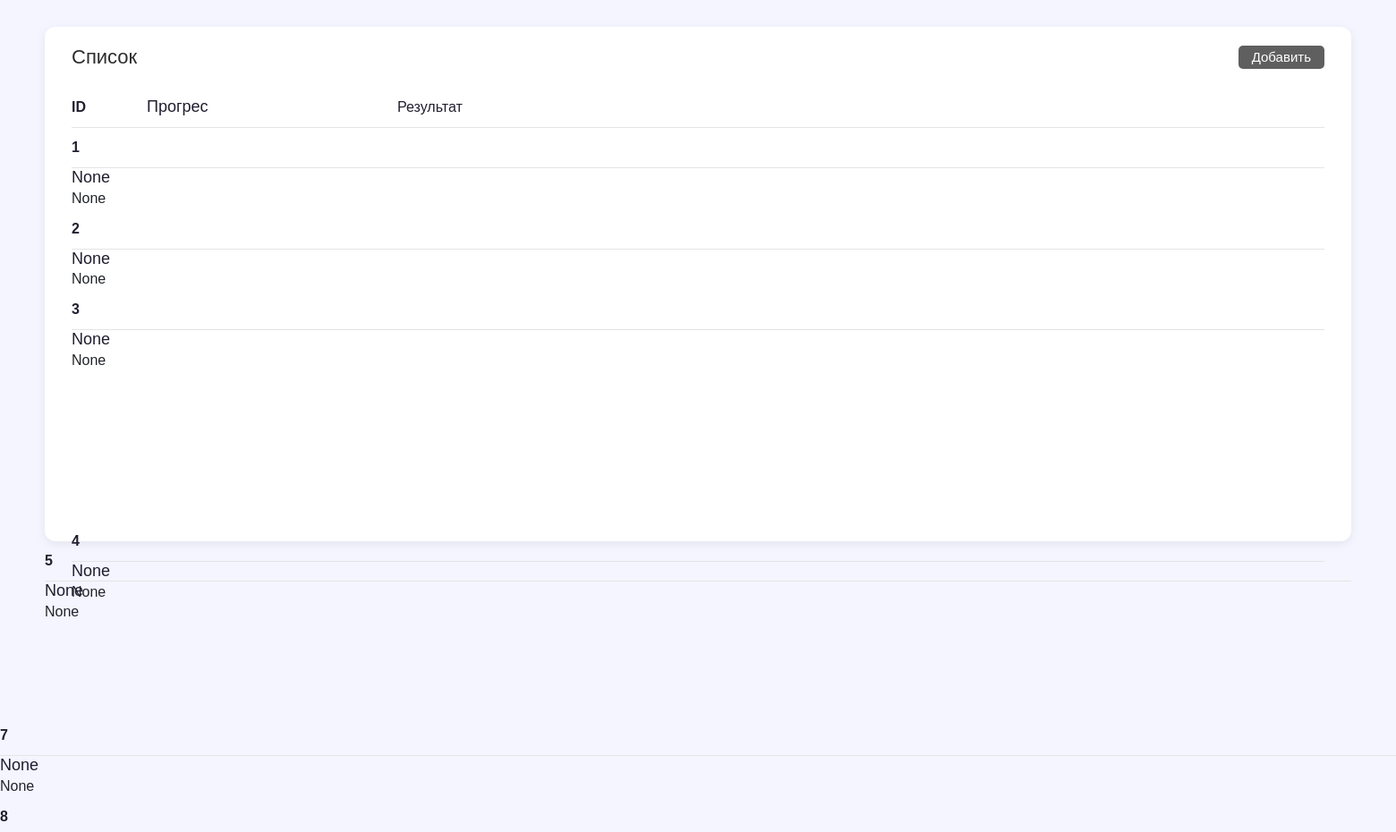
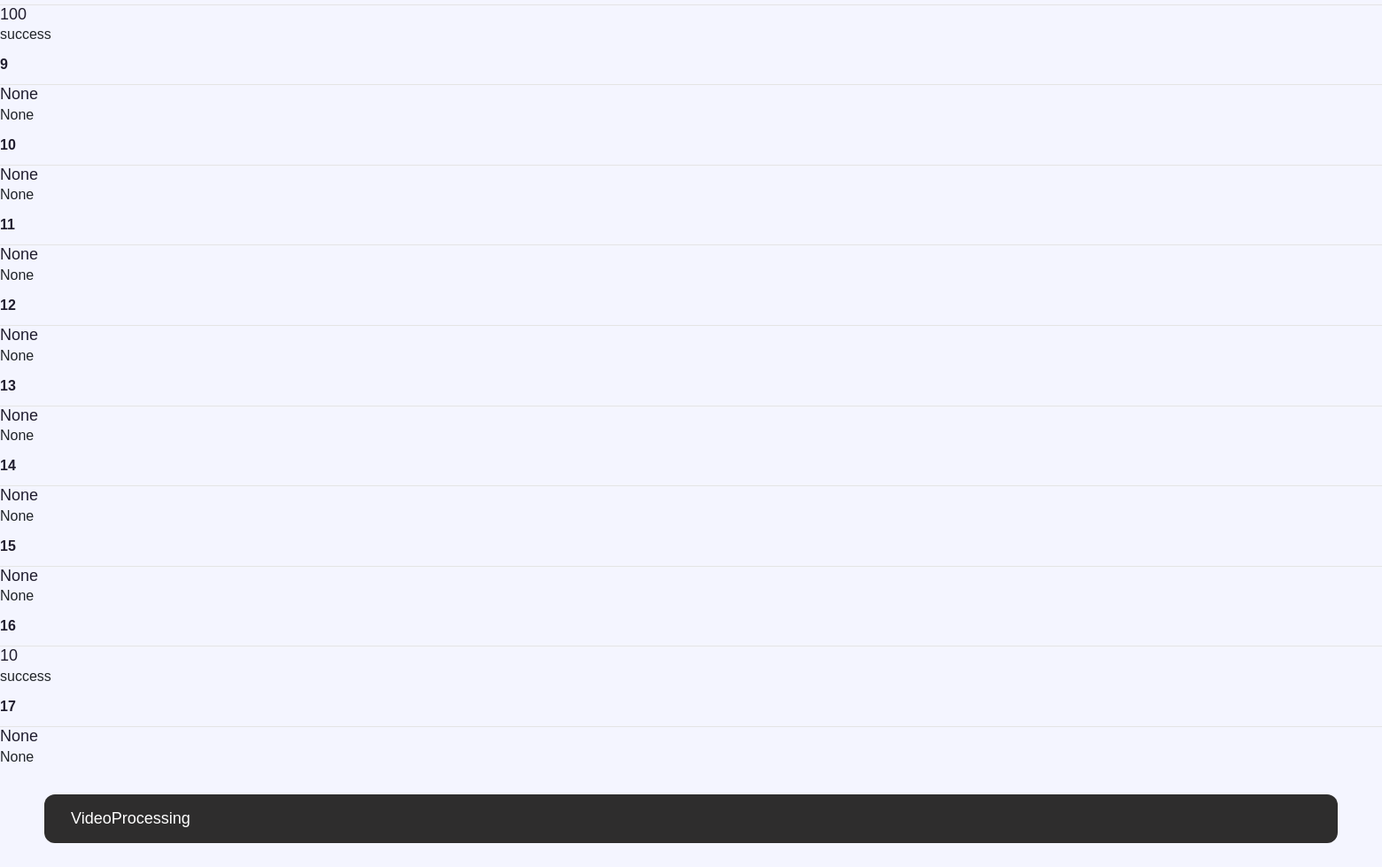
The page / on the database its author committed (2 pictures, top to bottom).
### videoprocessing/models/video.py (models this page shows, shortened)
class Video(models.Model):
    progress = models.TextField(null=True, blank=True)
    result = models.TextField(null=True, blank=True)
    class Meta:
        db_table = 'video'

### videoprocessing/views/main.py (the view)
# urls.py: path('', VideoListView.as_view(), name='index'),
class VideoListView(TemplateView):
    template_name = 'index.html'
    def get_context_data(self, **kwargs):
        context = super(VideoListView, self).get_context_data(**kwargs)
        context['videos'] = Video.objects.all()
        return context

### templates/index.html (shortened to what this page needs)
{% extends 'base.html' %}
{% load static %}
{% block content %}
<section class="content content-list">
    <div class="content-info">
        <div class="title">
            <h2>Список</h2>
            <a href="#" data-toggle="modal" data-target="#addNew">Добавить</a>
        </div>
        <div class="info-main">
            <div class="info-block">
                <div class="info-table__cost">
                    <div class="row-0 info-table__cost-body">
                        <div class="col-0-6">
                            <strong>ID</strong>
                        </div>
                        <div class="col-0-20">
                            <div class="info-table__cost-title">
                                <h2>Прогрес</h2>
                            </div>
                        </div>
                        <div class="col-0-15">
                            <span>Результат</span>
                        </div>
                        <div class="col-0-15">
                        </div>
                    </div>
                    {% for video in videos %}
                        <div class="row-0 info-table__cost-body">
                            <div class="col-0-6">
                                <strong>{{ video.id }}</strong>
                            </div>
                            </div>
                            <div class="col-0-20">
                                <div class="info-table__cost-title">
                                    <h2>{{ video.progress }}</h2>
                                </div>
                            </div>
                            <div class="col-0-15">
                                <span>{{ video.result}}</span>
                            </div>
                        </div>
                    {% endfor %}
{% endblock content %}

### templates/base.html (shortened to what this page needs)
{% load static %}
<!DOCTYPE html>
<html lang="en">
<head>
    <link rel="stylesheet" href="{% static 'bootstrap/css/bootstrap.min.css' %}">
    <link rel="stylesheet" href="{% static 'css/style.css' %}">
</head>
<body>
<div class="wrapper d-flex">
    <div class="content-main">
            {% block content %}
            {% endblock content %}
        <footer>
            <div class="footer-main">
                <div class="copy">
                    <span>VideoProcessing</span>
                </div>
            </div>
        </footer>
</body>
</html>

### static/css/style.css (style rules this page uses)
body { background: #f4f5ff; font-family: ProximaNova-Light, sans-serif; }
.wrapper { width: 100%; height: 100vh; }
.content-main { -webkit-box-flex: 0; -ms-flex: 0 0 calc(100% - 320px); flex: 0 0 100%; max-width: 100%; position: relative; z-index: 9; }
.content { width: 100%; height: calc(100% - 195px); padding: 0 50px; }
.title { padding: 15px 0; height: 68px; display: flex; justify-content: space-between; align-items: center; }
.title > h2 { margin: 0; font-family: ProximaNova-SemiBold, sans-serif; color: #2e2d2d; font-size: 22px; }
.title > a { font-family: ProximaNova-Regular, sans-serif; color: #ffffff; background-color: rgba(46, 45, 45, 0.76); font-size: 15px; border-radius: 5px; padding: 2px 15px; text-decoration: none; transition: background 0.2s ease-in-out; }
.content.content-list { padding-top: 30px; }
.content-info { width: 100%; height: calc(100% - 190px); border-radius: 12px; background-color: rgb(255, 255, 255); box-shadow: 0px 3px 10px 0px rgba(143, 143, 143, 0.15); padding: 0 30px; -webkit-border-radius: 12px; -moz-border-radius: 12px; -ms-border-radius: 12px; -o-border-radius: 12px; }
.content.content-list .content-info { height: 100%; }
.content-info .info-main { height: calc(100% - 90px); overflow-y: auto; }
.row-0 { display: flex; -ms-flex-wrap: wrap; flex-wrap: wrap; margin-right: 0px; margin-left: 0px; }
.col-0-20 { flex: 0 0 20%; max-width: 20%; position: relative; }
.col-0-15 { flex: 0 0 15%; max-width: 15%; position: relative; }
.col-0-6 { flex: 0 0 6%; max-width: 6%; position: relative; }
.info-table__cost-body { border-bottom: 1px solid #e4e4e4; font-family: ProximaNova-Light, sans-serif; font-size: 16px; color: #211e2f; }
.info-table__cost-body > * { display: flex; align-items: center; padding: 10px 0; }
.info-table__cost-title h2 { color: #211e2f; font-family: ProximaNova-Regular, sans-serif; font-size: 18px; margin: 0; }
footer { height: 115px; width: 100%; padding: 30px 50px; }
.footer-main { width: 100%; height: 55px; padding: 0 30px; border-radius: 12px; background-color: #2e2d2d; display: flex; justify-content: space-between; align-items: center; }
.copy { color: #ffffff; font-size: 18px; }

### rows shown on the page
Video: id "1", progress "None", result "None"
Video: id "2", progress "None", result "None"
Video: id "3", progress "None", result "None"
Video: id "4", progress "None", result "None"
Video: id "5", progress "None", result "None"
Video: id "7", progress "None", result "None"
Video: id "8", progress "100", result "success"
Video: id "9", progress "None", result "None"
Video: id "10", progress "None", result "None"
Video: id "11", progress "None", result "None"
Video: id "12", progress "None", result "None"
Video: id "13", progress "None", result "None"
Video: id "14", progress "None", result "None"
Video: id "15", progress "None", result "None"
Video: id "16", progress "10", result "success"
Video: id "17", progress "None", result "None"
